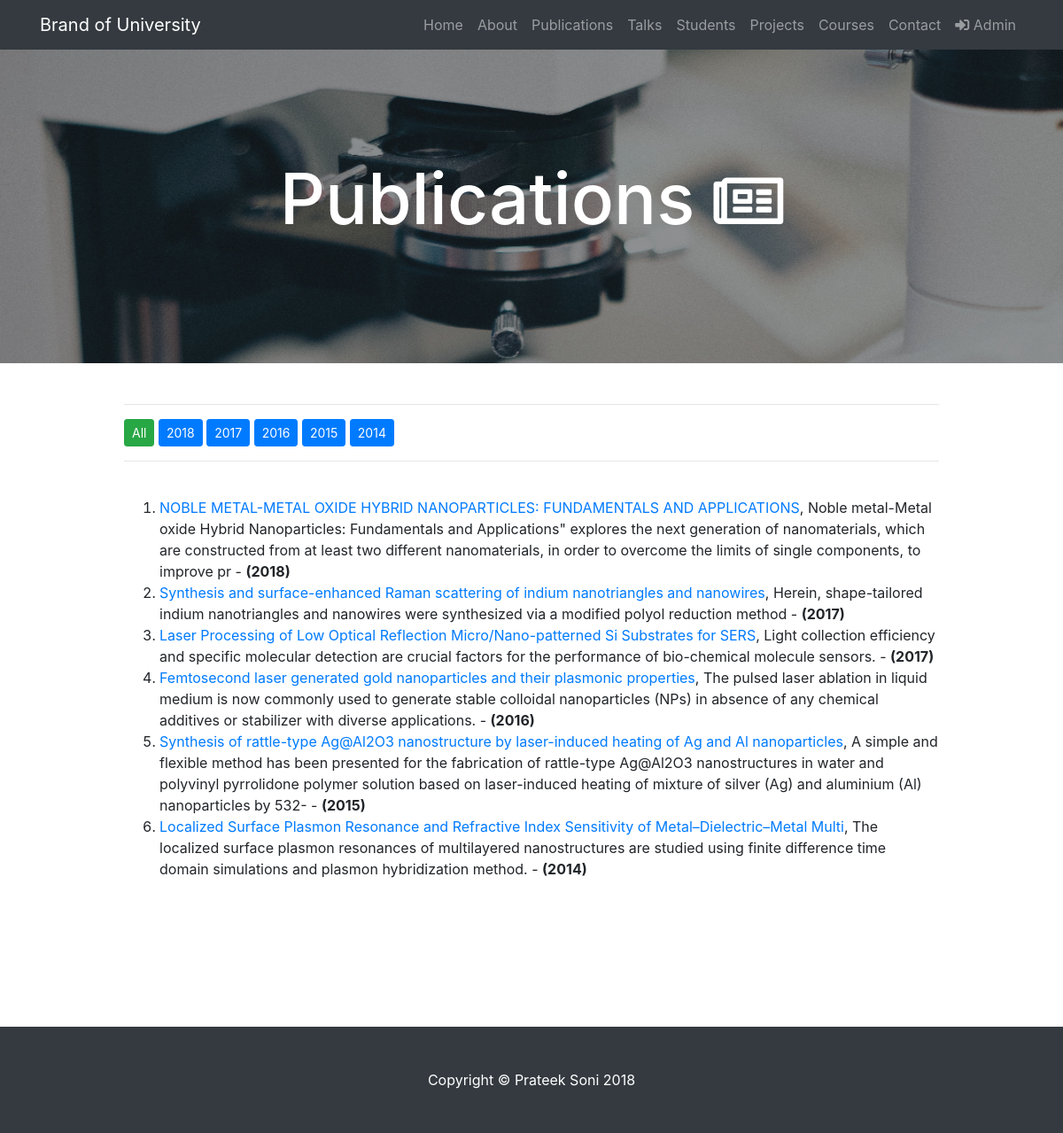
Screenshot of /publications/ with the database file from the repository.
### basic_app/models.py (models this page shows, shortened)
class Publication(models.Model):
    title = models.CharField(null=True,blank=False,max_length=100,default='No Title')
    link = models.URLField(max_length=256,blank=True)
    description = models.CharField(max_length=256,blank=True)
    publish_year = models.SmallIntegerField(null=True,blank=False)
    published = models.BooleanField(default=True)

### basic_app/views.py (the view)
# urls.py: url(r'^publications/$',views.PublicationView.as_view(),name='publication'),
class PublicationView(ListView):
        context_object_name = 'publications'
        model = Publication
        def get_context_data(self, *args, **kwargs):
            context = super(PublicationView, self).get_context_data(*args, **kwargs)
            context['unique_publish'] = Publication.objects.values_list('publish_year', flat=True).distinct().order_by('-publish_year')
            return context
        def get_queryset(self):
            return Publication.objects.filter(published=True).order_by('-publish_year')

### templates/basic_app/publication_list.html
{% extends 'basic_app/base.html'%}
{% load staticfiles %}
{% block body_block %}
  <header class="masthead" style="background-image: url({% static 'images/publication.jpg'%})">
    <div class="overlay"></div>
    <div class="container">
      <div class="row">
        <div class="col-lg-8 col-md-10 mx-auto">
          <div class="page-heading">
            <h1>Publications <i class="far fa-newspaper"></i></h1>
          </div>
        </div>
      </div>
    </div>
  </header>
  <section class="content">
    <div class="container">
      <div class="row">
        <div class="col-lg-10 mx-auto">
          <hr>
          <button id="disp_all" class="btn btn-success btn-sm" type="button" name="button">All </button>
          {% for year in unique_publish %}
          <button class="btn btn-primary btn-sm {{year}}" type="button" name="button">{{year}} </button>
          {% endfor %}
          <hr>
          <br>
          <ol>
            {% for publication in publications %}
            <li class={{publication.publish_year}}><a href="{{publication.link}}">{{publication.title}}</a>, {{publication.description}} - <strong>({{publication.publish_year}})</strong></li>
            {% endfor %}
          </ol>
        </div>
      </div>
    </div>
  </section>
{% endblock %}

### static/css/scrolling-nav.css (style rules this page uses)
header { padding: 154px 0 100px; }
@media (min-width: 992px) { header { padding: 156px 0 100px; } }
section { padding: 150px 0; }

### static/css/custom.css (style rules this page uses)
.row div i { font-size: 70px; margin-bottom: 20px; }
.content { padding-top: 30px; }
header.masthead { margin-bottom: 0px; background: no-repeat center center; background-color: #868e96; background-attachment: scroll; position: relative; -webkit-background-size: cover; -moz-background-size: cover; -o-background-size: cover; background-size: cover; }
header.masthead .overlay { position: absolute; top: 0; left: 0; height: 100%; width: 100%; background-color: #212529; opacity: 0.5; }
header.masthead .page-heading, header.masthead .post-heading, header.masthead .site-heading { padding: 200px 0 150px; color: white; }
@media only screen and (min-width: 768px) { header.masthead .page-heading, header.masthead .post-heading, header.masthead .site-heading { padding: 20px 0; } }
header.masthead .page-heading, header.masthead .site-heading { text-align: center; }
header.masthead .page-heading h1, header.masthead .site-heading h1 { font-size: 50px; margin-top: 0; }
@media only screen and (min-width: 768px) { header.masthead .page-heading h1, header.masthead .site-heading h1 { font-size: 80px; } }

### rows the page displays
Publication: title "NOBLE METAL-METAL OXIDE HYBRID NANOPARTICLES: FUNDAMENTALS AND APPLICATIONS", description "Noble metal-Metal oxide Hybrid Nanoparticles: Fundamentals and Applications\" explores the next generation of nanomaterials, which are constructed from at least two different nanomaterials, in order to overcome the limits of single components, to improve pr", publish_year "2018"
Publication: title "Synthesis and surface-enhanced Raman scattering of indium nanotriangles and nanowires", description "Herein, shape-tailored indium nanotriangles and nanowires were synthesized via a modified polyol reduction method", publish_year "2017"
Publication: title "Laser Processing of Low Optical Reflection Micro/Nano-patterned Si Substrates for SERS", description "Light collection efficiency and specific molecular detection are crucial factors for the performance of bio-chemical molecule sensors.", publish_year "2017"
Publication: title "Femtosecond laser generated gold nanoparticles and their plasmonic properties", description "The pulsed laser ablation in liquid medium is now commonly used to generate stable colloidal nanoparticles (NPs) in absence of any chemical additives or stabilizer with diverse applications.", publish_year "2016"
Publication: title "Synthesis of rattle-type Ag@Al2O3 nanostructure by laser-induced heating of Ag and Al nanoparticles", description "A simple and flexible method has been presented for the fabrication of rattle-type Ag@Al2O3 nanostructures in water and polyvinyl pyrrolidone polymer solution based on laser-induced heating of mixture of silver (Ag) and aluminium (Al) nanoparticles by 532-", publish_year "2015"
Publication: title "Localized Surface Plasmon Resonance and Refractive Index Sensitivity of Metal–Dielectric–Metal Multi", description "The localized surface plasmon resonances of multilayered nanostructures are studied using finite difference time domain simulations and plasmon hybridization method.", publish_year "2014"

### other values shown
{{ year }} "2018" "2017" "2016" "2015" "2014"
